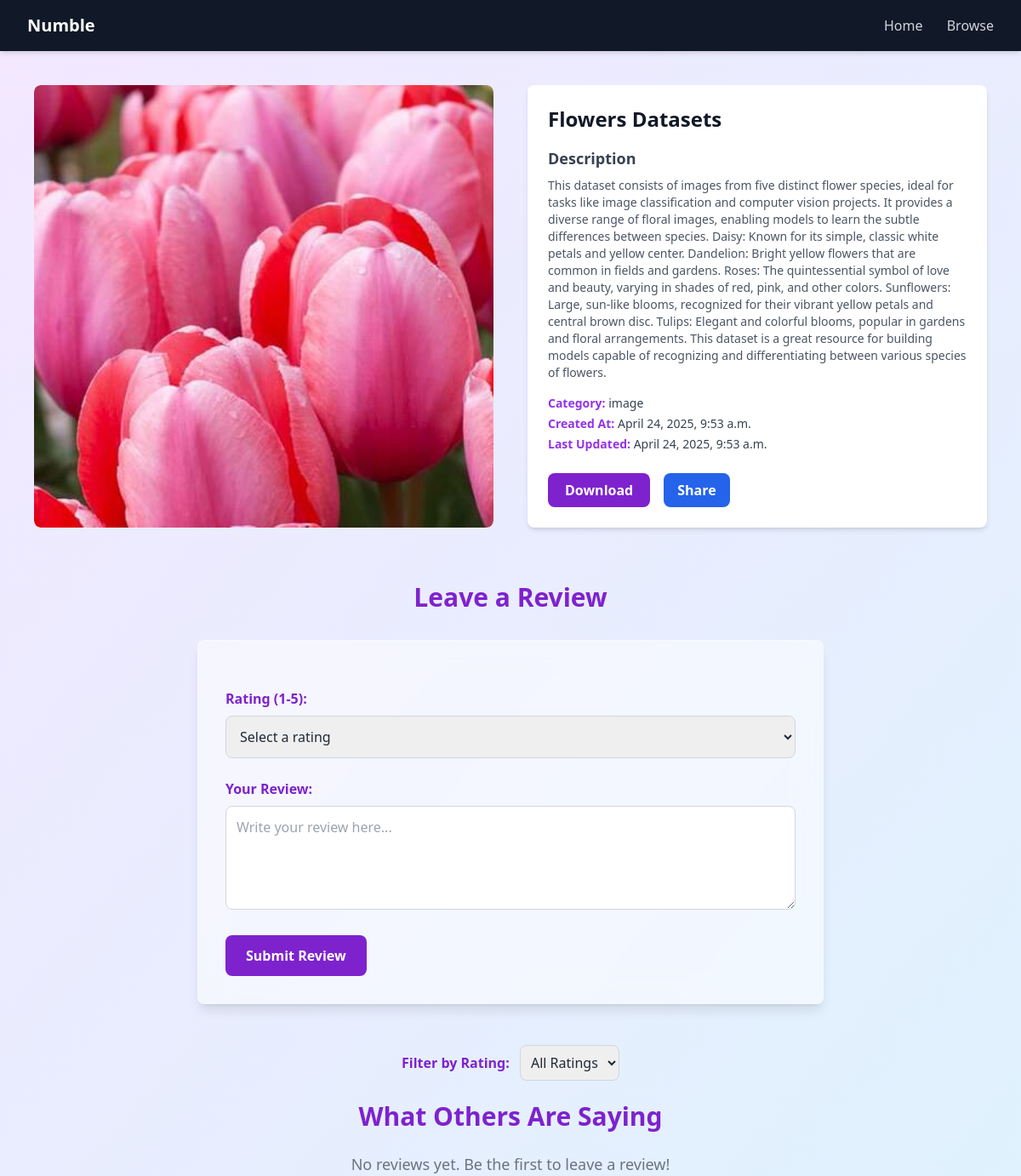
The page /view-details/7 on the database as committed earlier.
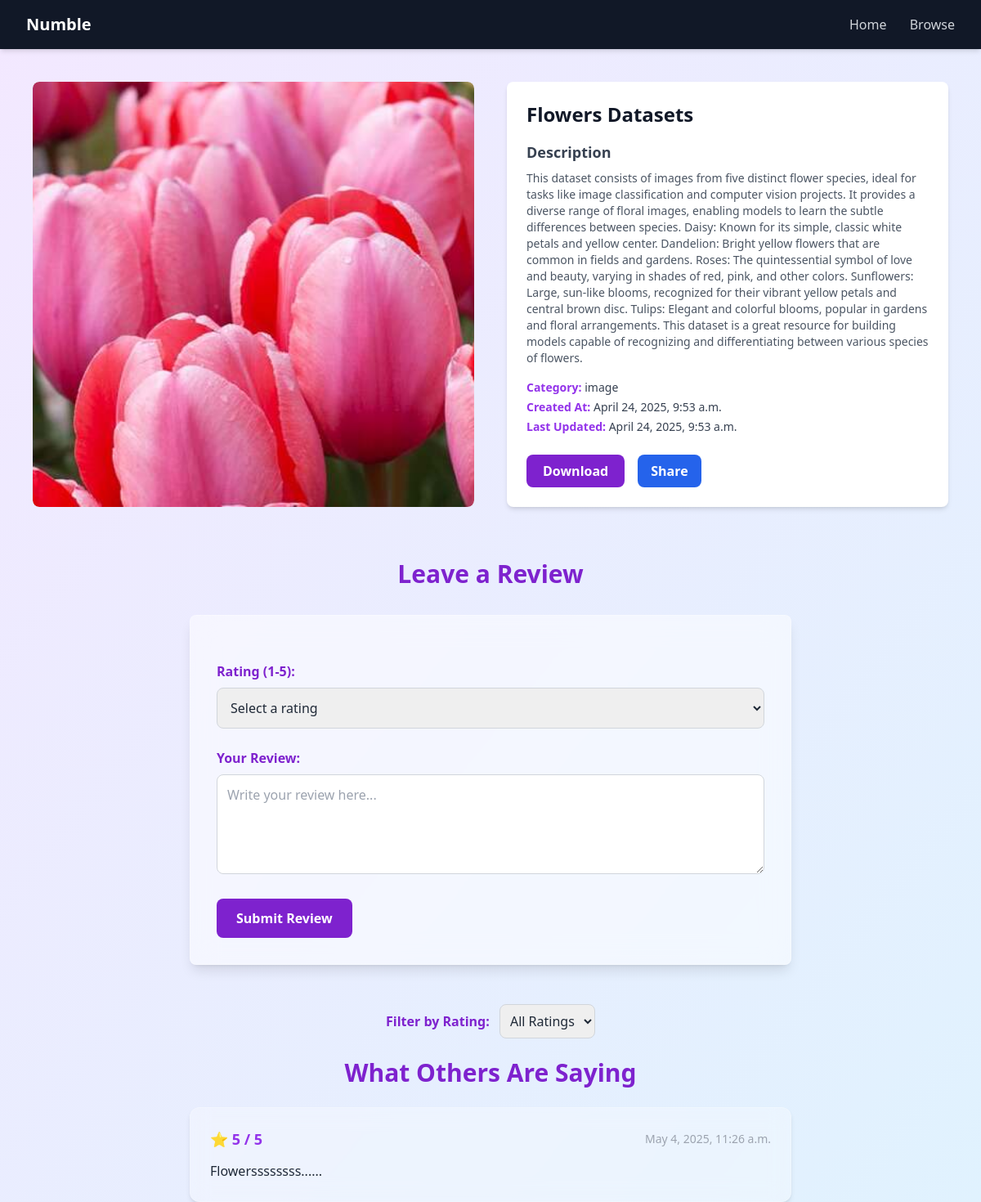
The same page on the database as committed later.
### datasetmanager/models.py (models this page shows, shortened)
class Review(models.Model):
    dataset = models.ForeignKey(Datasetmanager, related_name="reviews", on_delete=models.CASCADE)
    rating = models.IntegerField(choices=[(i, str(i)) for i in range(1, 6)])  # Rating from 1 to 5
    text = models.TextField()
    created_at = models.DateTimeField(auto_now_add=True)

### datasetmanager/views.py (the view)
# urls.py: path("view-details/<int:dataset_id>", datasetDetails, name="datasetDetails"),
def datasetDetails(request, dataset_id):
    dataset = get_object_or_404(Datasetmanager, id=dataset_id)
    context = {
        "dataset": dataset,
    }
    return render(request, "datasetDetails.html", context=context)

### templates/datasetDetails.html (shortened to what the changed rows need)
<!DOCTYPE html>
<html lang="en">
<head>
  <script src="https://cdn.tailwindcss.com"></script>
</head>
<body class="text-gray-800 font-sans">
  <div class="max-w-6xl mx-auto mt-10 px-4 grid grid-cols-1 md:grid-cols-2 gap-10">
    <div class="bg-white p-6 rounded-lg shadow-md">
      <h2 class="text-2xl font-bold text-gray-900 mb-4">{{ dataset.name }}</h2>
    </div>
  </div>
  <div class="max-w-3xl mx-auto mt-16 px-4">
    <h2 class="text-3xl font-bold text-purple-700 text-center mb-8">Leave a Review</h2>
  </div>
  <div class="max-w-3xl mx-auto mt-12 px-4">
    <div id="reviews-container" class="space-y-6">
      <h2 class="text-3xl font-bold text-purple-700 text-center mb-6">What Others Are Saying</h2>
      {% for review in dataset.reviews.all %}
        <div data-rating="{{ review.rating }}"
          class="p-6 bg-white/30 backdrop-blur-md border border-white/20 rounded-xl shadow-md hover:shadow-xl transition-all transform hover:scale-[1.02]">
          <div class="flex justify-between items-center mb-3">
            <span class="text-purple-600 font-bold text-lg">⭐ {{ review.rating }} / 5</span>
            <span class="text-gray-400 text-sm">{{ review.created_at }}</span>
          </div>
          <p class="text-gray-800 text-base leading-relaxed">{{ review.text }}</p>
        </div>
      {% empty %}
        <p class="text-gray-500 text-center text-lg">No reviews yet. Be the first to leave a review!</p>
      {% endfor %}
    </div>
  </div>
</body>
</html>

Rows that differ between the two databases and show on the page:
added Review: rating "5", created_at "May 4, 2025, 11:26 a.m.", text "Flowerssssssss......"
Other text that changed with them:
text no longer shown: "No reviews yet. Be the first to leave a review!"
